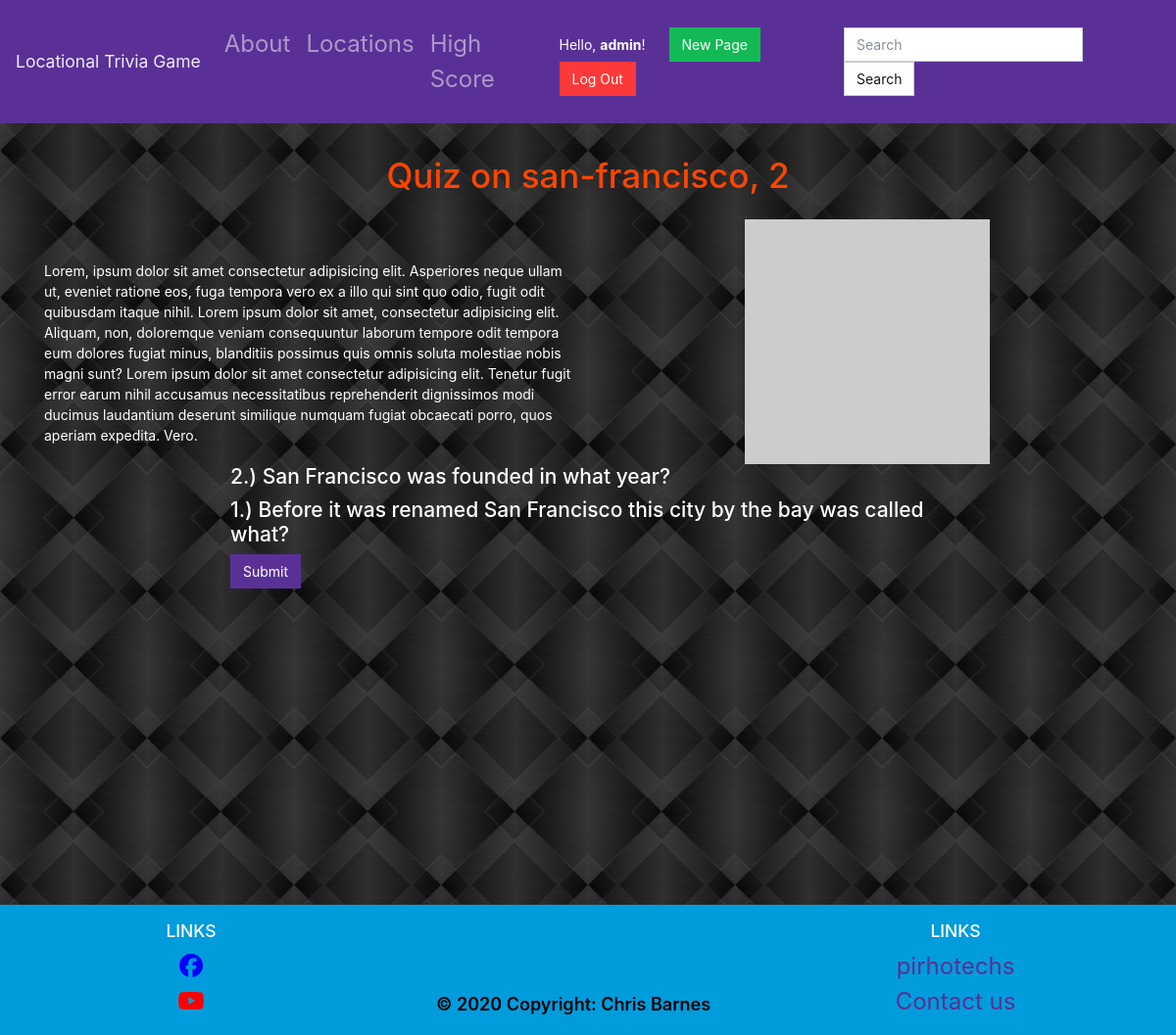
Screenshot of /trivia/san-francisco/ (signed in) with the database file from the repository.
### locations/models.py (models this page shows, shortened)
class Page(models.Model):
    objects = models.Manager()
    slug = models.CharField(max_length=settings.PAGE_TITLE_MAX_LENGTH, blank=True, editable=False, help_text="Unique URL path to access this page. Generated by the system.")
    created = models.DateTimeField(auto_now_add=True, help_text="The date and time this page was created. Automatically generated when the model saves.")
    modified = models.DateTimeField(auto_now=True, help_text="The date and time this page was updated. Automatically generated when the model updates.")
    title = models.CharField(max_length=settings.PAGE_TITLE_MAX_LENGTH, unique=True, default="Title of your page.")
    author = models.ForeignKey(User, on_delete=models.PROTECT, help_text="The user that posted this article.")
    content = models.TextField(default="Write the content of your page here.")

### trivia/models.py (models this page shows)
class Question(models.Model):
    objects = models.Manager()
    quiz = models.ForeignKey(Page, on_delete=models.CASCADE)
    author = models.ForeignKey(User, on_delete=models.PROTECT, help_text="The user that posted this question.")
    created = models.DateTimeField(auto_now_add=True, help_text="The date&time this question was created. Automatically generated when the model saves.")
    modified = models.DateTimeField(auto_now=True, help_text="The date&time this question was updated. Automatically generated when the model updates.")
    content = models.TextField(default="Write the content of your question here.")
    def __str__(self):
        return self.content

### trivia/views.py (the view)
# urls.py: path('trivia/', include('trivia.urls')),
def trivia(request, slug):
    template_name = 'trivia/game.html'
    questions = Question.objects.filter(quiz__slug=slug)
    num_questions = questions.count()
    context = {
        'slug': slug,
        'num_questions': num_questions,
        'questions': questions,
    }
    return render(request, template_name, context=context)

### trivia/templates/trivia/game.html
{% extends 'base.html' %}
{% block content %}
<div class="row">
    <div class="col text-center">
        <h1>Quiz on {{ slug }}, {{ num_questions }}</h1>
    </div>
</div>
<div class="row mt-3">
    <div class="col" style="margin-top: 3em;">
        <p>
            Lorem, ipsum dolor sit amet consectetur adipisicing elit. Asperiores neque ullam ut, eveniet ratione eos,
            fuga tempora vero ex a illo qui sint quo odio, fugit odit quibusdam itaque nihil. Lorem ipsum dolor sit
            amet, consectetur adipisicing elit. Aliquam, non, doloremque veniam consequuntur laborum tempore odit
            tempora eum dolores fugiat minus, blanditiis possimus quis omnis soluta molestiae nobis magni sunt? Lorem
            ipsum dolor sit amet consectetur adipisicing elit. Tenetur fugit error earum nihil accusamus necessitatibus
            reprehenderit dignissimos modi ducimus laudantium deserunt similique numquam fugiat obcaecati porro, quos
            aperiam expedita. Vero.
        </p>
    </div>
    <div class="col text-center">
        <a href="https://placeholder.com"><img src="https://via.placeholder.com/250x250?text=Image+of+this+place"></a>
    </div>
</div>
<div class="row">
    <div class="col-md-2"></div>
    <div class="col-md-8">
        {% for question in questions %}
            <h4>{{ question }}</h5>
        {% endfor %}
        <button type="submit" class="btn btn-primary">Submit</button>
    </div>
    <div class="col-md-2"></div>
</div>
{% endblock %}

### templates/partials/navbar.html (shortened to what this page needs)
<nav class="navbar navbar-expand-lg navbar-dark bg-primary">
    <a class="navbar-brand" href="{% url 'index' %}">Locational Trivia Game</a>
    <div class="collapse navbar-collapse" id="navbarColor01">
        <ul class="navbar-nav mr-auto">
            <li class="nav-item">
                <a class="nav-link" href="{% url 'about' %}">About</a>
            </li>
            <li class="nav-item">
                <a class="nav-link" href="{% url 'list-page' %}">Locations</a>
            </li>
            {% if user.is_authenticated %}
            <li class="nav-item">
                <a class="nav-link" href="{% url 'score-board' %}">High Score</a>
            </li>
            {% endif %}
        </ul>
        <form class="form-inline ml-auto">
            {% if user.is_authenticated %}
                <div class="text-white">Hello, <strong>{{ user }}</strong>!</div>
                {% if user.is_staff %}
                    <a href="{% url 'create-page' %}" class="btn btn-success ml-4">New Page</a>
                    <a href="{% url 'logout' %}" class="btn btn-danger mr-2">Log Out</a>
                {% else %}
                    <a href="{% url 'logout' %}" class="btn btn-danger ml-4 mr-2">Log Out</a>
                {% endif %}
            {% endif %}
        </form>
        <form class="form-inline my-2 my-lg-0">
            <input class="form-control mr-sm-2" type="text" placeholder="Search">
            <button class="btn btn-secondary my-2 my-sm-0" type="submit">Search</button>
        </form>
    </div>
</nav>

### static/style.css (style rules this page uses)
body { background: lightgrey url("images/background.jpg") center; }
h1 { color: orangered; }
h2, h3, h4, p { color: white; }
ul { color: white; font-size: x-large; }

### rows the page displays
Page: slug "san-francisco"
Question: content "2.) San Francisco was founded in what year?"
Question: content "1.) Before it was renamed San Francisco this city by the bay was called what?"

### other values shown
{{ user }} "admin"
{{ num_questions }} "2"
